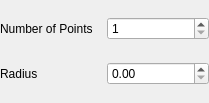
<ui version="4.0" >
 <author></author>
 <comment></comment>
 <exportmacro></exportmacro>
 <class>pqPointSourceControls</class>
 <widget class="QWidget" name="pqPointSourceControls" >
  <property name="geometry" >
   <rect>
    <x>0</x>
    <y>0</y>
    <width>209</width>
    <height>103</height>
   </rect>
  </property>
  <property name="windowTitle" >
   <string>Form</string>
  </property>
  <layout class="QGridLayout" >
   <property name="margin" >
    <number>0</number>
   </property>
   <property name="spacing" >
    <number>5</number>
   </property>
   <item row="1" column="0" >
    <widget class="QLabel" name="label_2" >
     <property name="text" >
      <string>Radius</string>
     </property>
    </widget>
   </item>
   <item row="0" column="0" >
    <widget class="QLabel" name="label" >
     <property name="text" >
      <string>Number of Points</string>
     </property>
     <property name="wordWrap" >
       <bool>true</bool>
     </property>
    </widget>
   </item>
   <item row="0" column="1" >
    <widget class="QSpinBox" name="NumberOfPoints" >
     <property name="maximum" >
      <number>9999999</number>
     </property>
     <property name="minimum" >
      <number>1</number>
     </property>
    </widget>
   </item>
   <item row="1" column="1" >
    <widget class="QDoubleSpinBox" name="Radius" >
     <property name="maximum" >
      <double>1e+10</double>
     </property>
    </widget>
   </item>
  </layout>
 </widget>
 <pixmapfunction></pixmapfunction>
 <resources/>
 <connections/>
</ui>
